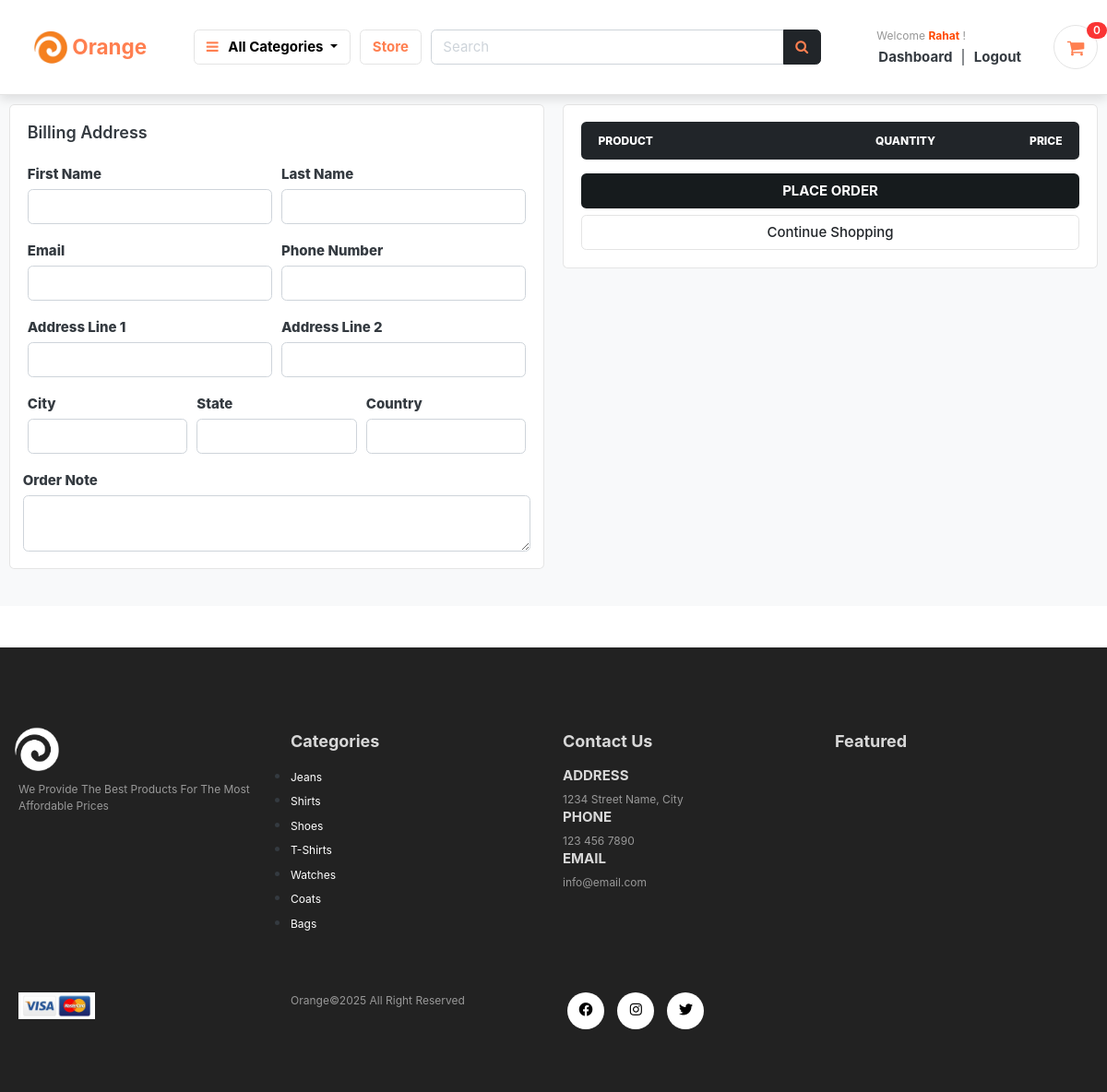
The page /cart/checkout/ (signed in) on the database its author committed.
### accounts/models.py (models this page shows, shortened)
class Account(AbstractBaseUser):
    first_name      = models.CharField(max_length=50)
    last_name       = models.CharField(max_length=50)
    username        = models.CharField(max_length=50, unique=True)
    email           = models.EmailField(max_length=100, unique=True)
    phone_number    = models.CharField(max_length=50)
    date_joined     = models.DateTimeField(auto_now_add=True)
    last_login      = models.DateTimeField(auto_now=True)
    is_admin        = models.BooleanField(default=False)
    is_staff        = models.BooleanField(default=False)
    is_active        = models.BooleanField(default=False)
    is_superadmin        = models.BooleanField(default=False)
    USERNAME_FIELD = 'email'
    REQUIRED_FIELDS = ['username', 'first_name', 'last_name']
    objects = MyAccountManager()

### category/models.py (models this page shows, shortened)
class Category(models.Model):
    category_name = models.CharField(max_length=50, unique=True)
    slug = models.SlugField(max_length=100, unique=True)
    description = models.TextField(max_length=255, blank=True)
    cat_image = models.ImageField(upload_to='photos/categories', blank=True)
    class Meta:
        verbose_name = 'category'
        verbose_name_plural = 'categories'
    def get_url(self):
        return reverse('products_by_category', args=[self.slug])

### cart/views.py (the view)
# urls.py: path('checkout/', views.checkout, name='checkout'),
@login_required(login_url='login')
def checkout(request, total=0, quantity=0, cart_items=None):
    try:
        tax = 0
        grand_total = 0
        if request.user.is_authenticated:
            cart_items = CartItem.objects.filter(user=request.user, is_active=True)
        else:
            cart = Cart.objects.get(cart_id=_cart_id(request))
            cart_items = CartItem.objects.filter(cart=cart, is_active=True)
        for cart_item in cart_items:
            total += (cart_item.product.price * cart_item.quantity)
            quantity += cart_item.quantity
        tax = (2 * total)/100
        grand_total = total + tax
    except ObjectDoesNotExist:
        pass #just ignore
    context = {
        'total': total,
        'quantity': quantity,
        'cart_items': cart_items,
        'tax'       : tax,
        'grand_total': grand_total,
    }
    return render(request, 'cart/checkout.html', context)

### cart/templates/cart/checkout.html (shortened to what this page needs)
{% extends 'base.html' %}
{% load static %}
{% block content %}
<section class="section-content padding-y bg pt-5 mt-5">
<div class="container pt-4">
<div class="row">
	<aside class="col-lg-6">
<div class="card">
  <div class="card-body">
    <h4 class="card-title mb-4">Billing Address</h4>
    <form action="{% url 'place_order' %}" method="POST">
      <div class="form-row">
        <div class="col form-group">
          <label style="font-weight:800;"  for="">First Name</label>
          <input type="text" name="first_name" class="form-control" required>
        </div>
        <div class="col form-group">
          <label style="font-weight:800;"  for="">Last Name</label>
          <input type="text" name="last_name" class="form-control" required>
        </div>
      </div>
      <div class="form-row">
        <div class="col form-group">
          <label style="font-weight:800;"  for="">Email</label>
          <input type="email" name="email" class="form-control" required>
        </div>
        <div class="col form-group">
          <label style="font-weight:800;"  for="">Phone Number</label>
          <input type="text" name="phone" class="form-control" required>
        </div>
      </div>
      <div class="form-row">
        <div class="col form-group">
          <label style="font-weight:800;"  for="">Address Line 1</label>
          <input type="text" name="address_line_1" class="form-control" required>
        </div>
        <div class="col form-group">
          <label style="font-weight:800;"  for="">Address Line 2</label>
          <input type="text" name="address_line_2" class="form-control">
        </div>
      </div>
      <div class="form-row">
        <div class="col form-group">
          <label style="font-weight:800;"  for="">City</label>
          <input type="text" name="city" class="form-control" required>
        </div>
        <div class="col form-group">
          <label style="font-weight:800;"  for="">State</label>
          <input type="text" name="state" class="form-control" required>
        </div>
        <div class="col form-group">
          <label style="font-weight:800;"  for="">Country</label>
          <input type="text" name="country" class="form-control" required>
        </div>
        </div>
        <div class="form-row">
          <label style="font-weight:800;"  for="">Order Note</label>
          <textarea name="order_note" rows="2" class="form-control"></textarea>
        </div>
  </div>
</div>
	</aside>
	<aside class="col-lg-6">
		<div class="card">
		<div class="card-body">
      <table class="table table-borderless table-shopping-cart">
      <thead class="text-muted">
      <tr class="small text-uppercase">
        <th style="font-weight:800;" class="bg-dark text-white rounded-left"  scope="col">Product</th>
        <th style="font-weight:800;" class="bg-dark text-white"  scope="col" width="120">Quantity</th>
        <th style="font-weight:800;" class="bg-dark text-white rounded-right" scope="col" width="120">Price</th>
      </tr>
      </thead>
      </table>
      <button type="submit" name="submit" class="btn custom-button btn-block">Place Order</button>
			<a href="{% url 'store' %}" class="btn btn-light btn-block">Continue Shopping</a>
		</div>
		</div>
</aside>
</div>
</div>
</section>
{% endblock %}

### templates/includes/navbar.html (shortened to what this page needs)
{% load static %}
<header class="section-header sticky-navbar">
    <section class="header-main border-bottom py-4" style="box-shadow: 0 5px 10px rgba(0,0,0,0.1);">
    <div class="container">
      <div class="row align-items-center">
        <div class="col-lg-2 col-md-3 col-6">
          <a href="{% url 'home' %}" class="brand-wrap">
            <div class="d-flex justify-content-center align-items-center"
              style="background-color: transparent; transition: background-color 0.3s, border-radius 0.3s, padding 0.3s; border-radius: 50px; padding: 10px 15px;"
              onmouseover="this.style.backgroundColor='#343a40'; this.getElementsByTagName('img')[0].classList.add('logo-brightness-change'); this.getElementsByTagName('h2')[0].style.color='#ff4800';"
              onmouseout="this.style.backgroundColor='transparent'; this.getElementsByTagName('img')[0].classList.remove('logo-brightness-change'); this.getElementsByTagName('h2')[0].style.color='coral';">
              <img src="{% static 'images/icons/logo.jpeg' %}" alt="Orange Store Logo" class="w-25" />
              <h2 style="color: coral; margin: 3px 5px; font-size: 1.5rem;"><span style="font-weight: bold;">Orange</span></h2>
            </div>
          </a>
        </div>
        <div class="col-lg col-sm col-md col-6 flex-grow-0">
          <div class="category-wrap dropdown d-inline-block float-right">
            <button
              type="button"
              class="btn btn-light dropdown-toggle"
              data-toggle="dropdown"
              style="background-color: transparent; color: black"
              onmouseover="this.style.backgroundColor='#343a40'; this.getElementsByTagName('i')[0].style.color='#ff4800'; this.style.color='white';"
              onmouseout="this.style.backgroundColor='transparent'; this.getElementsByTagName('i')[0].style.color='coral'; this.style.color='black';"
            >
              <i class="fa fa-bars" style="color: coral"></i><span class="capitalize" style="font-weight:bold;">&nbsp;&nbsp;&nbsp;All categories</span>
            </button>
          </div>
        </div>
        <a href="{% url 'store' %}" class="btn btn-outline-light"
          style="font-weight: bold; background-color: white; transition: background-color 0.3s; color: coral;"
          onmouseover="this.style.backgroundColor='#343a40'; this.style.color='#ff4800';"
          onmouseout="this.style.backgroundColor='white'; this.style.color='coral';">
          Store
        </a>
        <div class="col-lg col-md-6 col-sm-12 col">
          <form action="{% url 'search' %}" class="search" method="GET">
            <div class="input-group w-100">
              <input
                type="text"
                class="form-control"
                style="width: 60%"
                placeholder="Search"
                name="keyword"
              />
              <div class="input-group-append">
                <button class="btn btn-dark search-btn" type="submit" onmouseover="this.querySelector('.fa-search').style.color='#ff4800';"
                  style="color:#343a40"
                  onmouseout="this.querySelector('.fa-search').style.color='coral';">
                  <i class="fa fa-search" style="color: coral;"></i>
                </button>
              </div>
            </div>
          </form>
        </div>
        <div class="col-lg-3 col-sm-6 col-8 order-2 order-lg-3">
          <div class="d-flex justify-content-end mb-3 mb-lg-0">
            {% if user.id is None %}
            <div class="widget-header">
              <small class="title text-muted welcome-guest">Welcome <span class=""
                style="color:blue;font-weight:bold;text-transform: capitalize;">Guest</span> !</small>
              <div>
                <a href="{% url 'login' %}" class="dashboard-text">Login</a>
                <span class="dark-transp"> | </span>
                <a href="{% url 'register' %}"> <span  class="register-text">Register</span></a>
              </div>
            </div>
            {% else %}
            <div class="widget-header">
              <a href="{% url 'dashboard' %}">
                <small class="title text-muted welcome-user">Welcome <span class=""
                  style="color:#ff4800;font-weight:bold;text-transform: capitalize;">{{user.first_name}}</span> !</small>
              </a>
              <div>
                <a href="{% url 'dashboard' %}"><span class="dashboard-text">Dashboard</span></a>
                <span class="dark-transp"> | </span>
                <a href="{% url 'logout' %}"><span class="logout-text">Logout</span></a>
              </div>
            </div>
            {% endif %}
            <a href="{% url 'cart' %}" class="widget-header pl-3 ml-3 cart-icon-ancor">
              <div class="icon icon-sm rounded-circle border cart-icon-div">
                <i class="fa fa-shopping-cart cart-icon"></i>
              </div>
              <span class="badge badge-pill badge-danger notify"
                >{{cart_count}}</span
              >
            </a>
          </div>
        </div>
      </div>
    </div>
  </section>
</header>

### templates/includes/footer.html (shortened to what this page needs)
{% load static %}
   <footer class="mt-5 py-5">
        <div class="row container mx-auto pt-5">
          <div class="footer-one col-lg-3 col-md-6 col-sm-12">
			<a href="{% url 'home' %}">
				<img class="logo" src="{% static 'images/icons/payment.png' %}" style="filter:grayscale(100%) brightness(2);transform:scale(1.2)"/>
			</a>
            <p class="pt-3 text-capitalize">We provide the best products for the most affordable prices</p>
          </div>
          <div class="footer-one col-lg-3 col-md-6 col-sm-12">
           <h5 class="pb-2">Categories</h5>
		   <ul>
			{% for category in links %}
			<li>
				<a
				class="link"
				href="{{ category.get_url }}"
				style="color: white"
				onmouseover="this.style.color='black';"
				onmouseout="this.style.color='white';"
				>{{ category.category_name }}</a
			  >
			</li>
			{% empty %}
            <div class="container text-center mt-5 py-5">
                <p>No "New" products available at the moment.</p>
            </div>
			{% endfor %}
		   </ul>
          </div>
          <div class="footer-one col-lg-3 col-md-6 col-sm-12">
            <h5 class="pb-2">Contact Us</h5>
            <div>
              <h6 class="text-uppercase">Address</h6>
              <p>1234 Street Name, City</p>
            </div>
            <div>
              <h6 class="text-uppercase">Phone</h6>
              <p>123 456 7890</p>
            </div>
            <div>
              <h6 class="text-uppercase">Email</h6>
              <p>info@email.com</p>
            </div>
          </div>
          <div class="footer-one col-lg-3 col-md-6 col-sm-12">
            <h5 class="pb-2">Featured</h5>
          </div>
        </div>
        <div class="copyright mt-5">
          <div class="row container mx-auto">
            <div class="col-lg-3 col-md-5 col-sm-12 mb-4">
              <img src="{% static 'images/icons/payment.jpeg' %}"/>
            </div>
            <div class="col-lg-3 col-md-5 col-sm-12 mb-4 text-nowrap mb-2">
              <p>Orange©2025 All Right Reserved</p>
            </div>
            <div class="col-lg-3 col-md-5 col-sm-12 mb-4">
             <a href="#"><i class="fab fa-facebook"></i></a>
             <a href="#"><i class="fab fa-instagram"></i></a>
             <a href="#"><i class="fab fa-twitter"></i></a>
            </div>
          </div>
        </div>
    </footer>

### rows shown on the page
Account: first_name "Rahat"
Category: category_name "Jeans"
Category: category_name "Shirts"
Category: category_name "Shoes"
Category: category_name "T-Shirts"
Category: category_name "Watches"
Category: category_name "Coats"
Category: category_name "Bags"

### other values the page prints
{{ cart_count }} "0"
